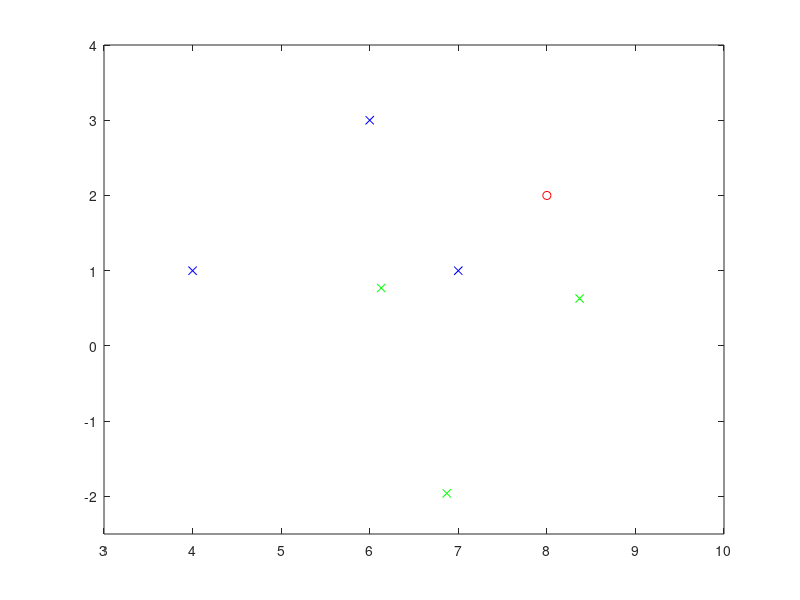

Write the MATLAB code that produced this figure.
%% Exercise 2.8
A = [0.02 0.06 0.1; 0 0.4 0.04; 0.18 0.01 0.1];
d = [200 180 175].';
Am = [1 0 0; 0 1 0; 0 0 1] - A;
AmI = inv(Am);
% a) The total production must be 249 product 1, 317 for product 2, and 248 
% of product 3
prod = AmI*d;
% b) If the demand of product 2 increases by 1, then product 3
% production should increase by 0.0757, and increase by 0.1515 if p2
% increases by 2, and decrease by 0.0757 if product 2 production decreases
% by 1.
increase_1 = AmI(2,3)
increase_2 = 2*increase_1
increase_neg1 = -1*increase_1
% c) 
AmI
%% Problem 2.10
M = [0.02 0 0.02 0.04; 0 0.01 0.05 0.04; 0.03 0 0.01 0.02; 0.02 0.05 0.01 0];
I_M = [1 0 0 0; 0 1 0 0; 0 0 1 0; 0 0 0 1] + M + M^2 + M^3 + M^5;
increase = I_M(1,1:4)
% Using the infinite approximation method cutting off at M^5, if the
% demand of product one increases by one, then product 2 must increase
% by 0.021, product 3 must increase by 0.021, and product 4 must increase
% by 0.0414
%% Problem 2.15
% a) The reason that this is viable is because it implies that one of
% product one requires more than one of product 2 to be made. This is fine
% because you can just make more product 2 to compensate. However, the
% previous question says that product one needs more than one product one
% to be made, which is impossible because you would run out of product one
% when trying to make product one. 
% b)
M = [0.06 1.02; 0.05 0.1]
I_M = [1 0; 0 1] - M
I_M_I = inv(I_M)
% c) The p that corresponds to the given demand is [370 243]
p = I_M_I*[100; 200]
% d) With the below calculations below, it is clear that the infinite sum
% converges
IPM = [1 0; 0 1] + M
IPM2 = IPM + M^2
IPM3 = IPM2 + M^3
IPM4 = IPM3 + M^4
IPM5 = IPM4 + M^5
IPM6 = IPM5 + M^6
IPM7 = IPM6 + M^7
IPM8 = IPM7 + M^8
%% Problem 3.9
% a)
p1 = [6 3 1].';
p2 = [4 1 1].';
p3 = [7 1 1].';
T = [1 0 -8; 0 1 -2; 0 0 1];
T_R = inv(T);
R = [cos(pi/3) -sin(pi/3) 0; sin(pi/3) cos(pi/3) 0; 0 0 1];
full = T_R*R*T;
p1_rot = full*p1
p2_rot = full*p2
p3_rot = full*p3
% The image of this rotation of pi/3 around (8,2) for (6, 3),(4, 1),(7, 1)
%would be (6.13, 0.77), (6.87, -1.96), (8.37, 0.63)
% b) picture is the center of rotation as a red 'o', the original points as
% blue 'x' and the rotation results as green 'x'
x = [6 4 7];
y = [3 1 1];
x_r = [6.13 6.87 8.37];
y_r = [0.77 -1.96 0.63];
figure(1)
plot(8, 2, 'ro')
xlim([3 10])
ylim([-2.5 4])
hold on
plot(x,y, 'bx')
plot(x_r,y_r, 'gx')
%% Problem 3.16
p1 = [0 3 1 1].';
p2 = [-6 3 1 1].';
p3 = [3 1 10 1].';
T = [1 0 0 2; 0 1 0 -3; 0 0 1 -6; 0 0 0 1];
R = [cos(7*pi/6) -sin(7*pi/6) 0 0; sin(7*pi/6) cos(7*pi/6) 0 0; 0 0 1 0; 0 0 0 1];
full = R*T;
p1_rot = full*p1
p2_rot = full*p2
p3_rot = full*p3
% The image of the shift by (2, -3,-6) followed by a rotation of 7pi/6 
% around the z-axis (8,2) for (0, 3, 1),(-6, 3, 1),(3, 1, 10)
% would be (-1.73, -1, -5), (3.46, 2, -5), (-5.33, -0.77, 4)
%% Problem 3.17
M = [1 0 0 0; 0 1 0 0; 0 0 0 00; 0 0 -1/10 1];
points = [1 -2 3; 2 3 2; 3 1 2; 1 1 1];
proj = M*points;
proj_1 = proj(1:2, 1)/(proj(4,1))
proj_2 = proj(1:2, 2)/(proj(4,2))
proj_3 = proj(1:2, 3)/(proj(4,3))
% The projections of points (1,2,3), (-2, 3,1), (3, 2, 2) onto the x-y
% plane from perspective z=10 results in (1.42, 2.56), (-2.22, 3.33),
% (3.75, 2.5)